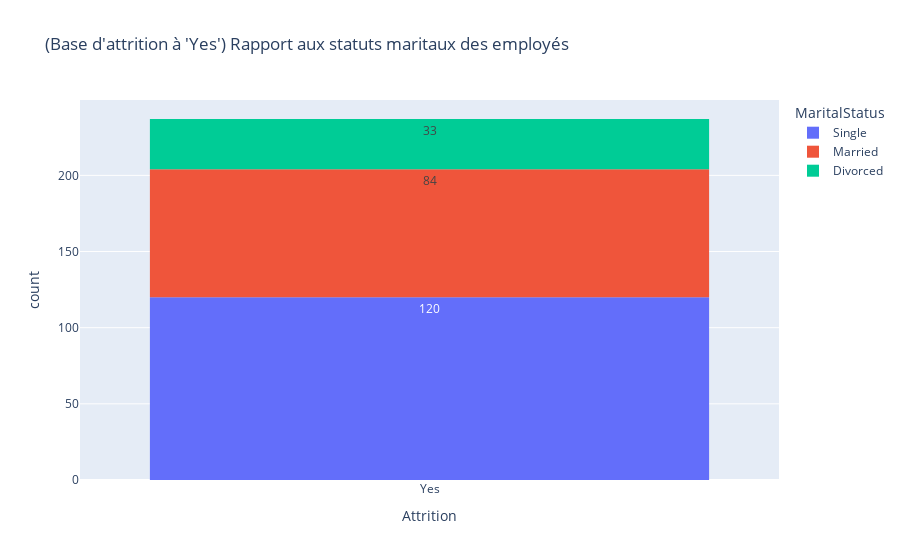

The notebook cell saved with this chart:
### Code cell
px.histogram(Depart_df 
             , x = "Attrition"
             , color= "MaritalStatus",
             title = "(Base d'attrition à 'Yes') Rapport aux statuts maritaux des employés", 
             text_auto=True
             )

### Figure 1 — Plotly figure (JSON) as saved in the notebook; plotly's stock layout.template omitted (floating-point values rounded to 4 significant figures)
{"data": [{"alignmentgroup": "True", "bingroup": "x", "hovertemplate": "MaritalStatus=Single<br>Attrition=%{x}<br>count=%{y}<extra></extra>", "legendgroup": "Single", "marker": {"color": "#636efa", "pattern": {"shape": ""}}, "name": "Single", "offsetgroup": "Single", "orientation": "v", "showlegend": true, "texttemplate": "%{value}", "type": "histogram", "x": ["Yes", "Yes", "Yes", "Yes", "Yes", "Yes", "Yes", "Yes", "Yes", "Yes", "Yes", "Yes", "Yes", "Yes", "Yes", "Yes", "Yes", "Yes", "Yes", "Yes", "Yes", "Yes", "Yes", "Yes", "Yes", "Yes", "Yes", "Yes", "Yes", "Yes", "Yes", "Yes", "Yes", "Yes", "Yes", "Yes", "Yes", "Yes", "Yes", "Yes", "Yes", "Yes", "Yes", "Yes", "Yes", "Yes", "Yes", "Yes", "Yes", "Yes", "Yes", "Yes", "Yes", "Yes", "Yes", "Yes", "Yes", "Yes", "Yes", "Yes", "Yes", "Yes", "Yes", "Yes", "Yes", "Yes", "Yes", "Yes", "Yes", "Yes", "Yes", "Yes", "Yes", "Yes", "Yes", "Yes", "Yes", "Yes", "Yes", "Yes", "Yes", "Yes", "Yes", "Yes", "Yes", "Yes", "Yes", "Yes", "Yes", "Yes", "Yes", "Yes", "Yes", "Yes", "Yes", "Yes", "Yes", "Yes", "Yes", "Yes", "Yes", "Yes", "Yes", "Yes", "Yes", "Yes", "Yes", "Yes", "Yes", "Yes", "Yes", "Yes", "Yes", "Yes", "Yes", "Yes", "Yes", "Yes", "Yes", "Yes"], "xaxis": "x", "yaxis": "y"}, {"alignmentgroup": "True", "bingroup": "x", "hovertemplate": "MaritalStatus=Married<br>Attrition=%{x}<br>count=%{y}<extra></extra>", "legendgroup": "Married", "marker": {"color": "#EF553B", "pattern": {"shape": ""}}, "name": "Married", "offsetgroup": "Married", "orientation": "v", "showlegend": true, "texttemplate": "%{value}", "type": "histogram", "x": ["Yes", "Yes", "Yes", "Yes", "Yes", "Yes", "Yes", "Yes", "Yes", "Yes", "Yes", "Yes", "Yes", "Yes", "Yes", "Yes", "Yes", "Yes", "Yes", "Yes", "Yes", "Yes", "Yes", "Yes", "Yes", "Yes", "Yes", "Yes", "Yes", "Yes", "Yes", "Yes", "Yes", "Yes", "Yes", "Yes", "Yes", "Yes", "Yes", "Yes", "Yes", "Yes", "Yes", "Yes", "Yes", "Yes", "Yes", "Yes", "Yes", "Yes", "Yes", "Yes", "Yes", "Yes", "Yes", "Yes", "Yes", "Yes", "Yes", "Yes", "Yes", "Yes", "Yes", "Yes", "Yes", "Yes", "Yes", "Yes", "Yes", "Yes", "Yes", "Yes", "Yes", "Yes", "Yes", "Yes", "Yes", "Yes", "Yes", "Yes", "Yes", "Yes", "Yes", "Yes"], "xaxis": "x", "yaxis": "y"}, {"alignmentgroup": "True", "bingroup": "x", "hovertemplate": "MaritalStatus=Divorced<br>Attrition=%{x}<br>count=%{y}<extra></extra>", "legendgroup": "Divorced", "marker": {"color": "#00cc96", "pattern": {"shape": ""}}, "name": "Divorced", "offsetgroup": "Divorced", "orientation": "v", "showlegend": true, "texttemplate": "%{value}", "type": "histogram", "x": ["Yes", "Yes", "Yes", "Yes", "Yes", "Yes", "Yes", "Yes", "Yes", "Yes", "Yes", "Yes", "Yes", "Yes", "Yes", "Yes", "Yes", "Yes", "Yes", "Yes", "Yes", "Yes", "Yes", "Yes", "Yes", "Yes", "Yes", "Yes", "Yes", "Yes", "Yes", "Yes", "Yes"], "xaxis": "x", "yaxis": "y"}], "layout": {"barmode": "relative", "legend": {"title": {"text": "MaritalStatus"}, "tracegroupgap": 0}, "title": {"text": "(Base d'attrition à 'Yes') Rapport aux statuts maritaux des employés"}, "xaxis": {"anchor": "y", "domain": [0, 1], "title": {"text": "Attrition"}}, "yaxis": {"anchor": "x", "domain": [0, 1], "title": {"text": "count"}}}}
